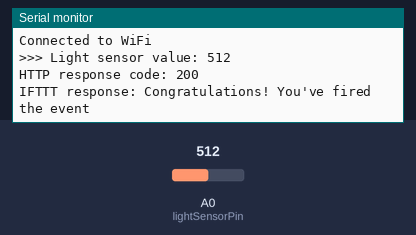
Recording of a sketch running on a simulated Arduino MKR. Shown: the last lines printed to the serial monitor. Inputs (shaded band) come from the test bench; at power-on: A0 (lightSensorPin) = 512. WiFi joins after 1.5 s; servers stay silent unless stated; web services answer with replies made up by the test bench; not simulated (calls return 0 or success): secrets.h.

Above: at 2.7 s.
2.8 s: A0 (lightSensorPin) set to 716
At 11.88 s:
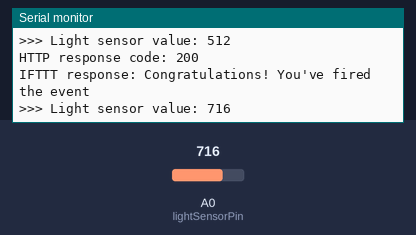
13.0 s: A0 (lightSensorPin) set to 900
At 22.6 s:
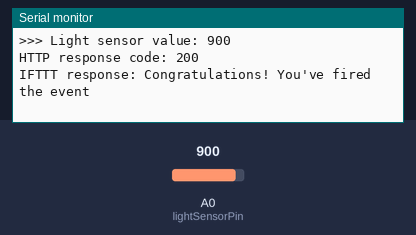

Measured:
- after the input at 2.8 s, the serial monitor: prints a new line after 8.9 s (image 1)
- after the input at 13.0 s, the serial monitor: prints a new line after 8.9 s (image 2)

The sketch:

Task3.1P.ino
```cpp
#include <ArduinoHttpClient.h>
#include <WiFiNINA.h>
#include "secrets.h"

const char wifiName[] = WIFI_NAME;
const char wifiPassword[] = WIFI_PASSWORD;
const int wifiReconnectDelay = 5000;
int wifiConnectionStatus = WL_IDLE_STATUS;

WiFiClient TCP_wifiClient;
const char serverAddress[] = "maker.ifttt.com";
const int serverPort = 80;  // Port for HTTP connection

HttpClient httpClientTcp = HttpClient(TCP_wifiClient, serverAddress, serverPort);

const int lightSensorPin = A0;
const int notBrightEnough = 1010;
int lightDetected;
const int delayBetweenReadings = 10000;

void setup() {
    Serial.begin(9600);
    while (!Serial);

    setupWiFi();
}

void loop() {
    lightDetected = analogRead(lightSensorPin);
    delay(10);
    Serial.println("\n>>> Light sensor value: " + String(lightDetected));

    const bool isReceivingSunlightNow = lightDetected > notBrightEnough;

    if (isReceivingSunlightNow) {
        triggerIFTTTEvent("/trigger/sunlight_received/with/key/b3A6-dH7dn13nOm3HZhUPa"); // Replace the key with your IFTTT Maker key
    } else {
        triggerIFTTTEvent("/trigger/sunlight_stopped/with/key/b3A6-dH7dn13nOm3HZhUPa"); // Replace the key with your IFTTT Maker key
    }

    delay(delayBetweenReadings);
}

void setupWiFi() {
    Serial.println("Connecting to WiFi...");
    WiFi.begin(wifiName, wifiPassword);
    while (WiFi.status() != WL_CONNECTED) {
        delay(1000);
        Serial.println("Connecting...");
    }
    Serial.println("Connected to WiFi");
}

void triggerIFTTTEvent(String eventPath) {
    httpClientTcp.get(eventPath);
    const int statusCode = httpClientTcp.responseStatusCode();
    String response = httpClientTcp.responseBody();

    Serial.println("\nHTTP response code: " + String(statusCode));
    Serial.println("IFTTT response: " + response);
}
```
